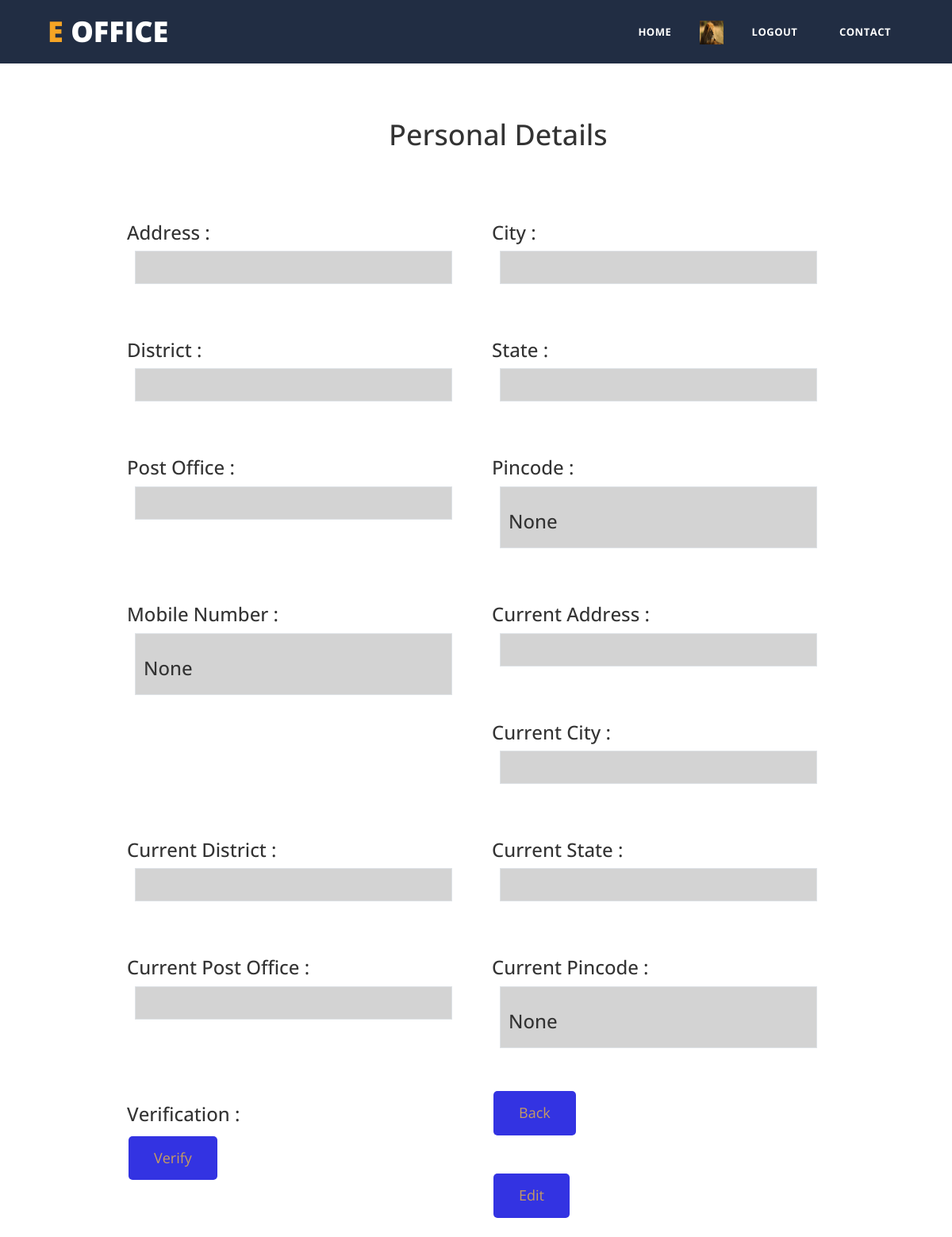
Page /pims/view_3/3 (signed in) on the committed database.
### accounts/models.py (models this page shows, shortened)
class Account(AbstractBaseUser):
    user_id         =models.BigAutoField(unique=True, primary_key=True)
    email           =models.EmailField(verbose_name='email',help_text='Email',max_length=60, unique=True)
    username        =models.CharField(max_length=30,unique=True)
    first_name      =models.CharField(max_length=30)
    last_name       =models.CharField(max_length=30)
    department      =models.ForeignKey(Department,null=True,blank=True,on_delete=models.CASCADE)
    date_joined     =models.DateTimeField(verbose_name='date joined', auto_now_add=True)
    last_login      =models.DateTimeField(verbose_name='last login', auto_now=True)
    is_admin        =models.BooleanField(default=False)
    is_active       =models.BooleanField(default=True)
    is_staff        =models.BooleanField(default=False)
    is_superuser    =models.BooleanField(default=False)
    profile_image   =models.ImageField(upload_to='profile_pics', blank=True, default='default.jpg')
    objects = MyAccountManager()
    USERNAME_FIELD='email'
    REQUIRED_FIELDS = ['username']

### pims/models.py (models this page shows)
class Pims(models.Model):
    pims_id         =models.BigAutoField(unique=True, primary_key=True)
    session_hash = models.CharField(max_length=40, unique=True)
    stage = models.CharField(max_length=10, default=stage.STAGE_1, null=True)
    user_id          =models.OneToOneField(Account,on_delete=models.CASCADE)
    father_name      =models.CharField(max_length=50,verbose_name="Father Name",blank=True)
    mother_name      =models.CharField(max_length=50,verbose_name="Mother Name",blank=True)
    aadhar_no        =models.PositiveBigIntegerField(unique=True,blank=True)
    dob             =models.DateField(blank=True)
    gender          =models.CharField(max_length=10,blank=True)
    category        =models.CharField(max_length=10,blank=True)
    religion        =models.CharField(max_length=20,blank=True)
    country         =models.CharField(max_length=20,blank=True)
    blood_group     =models.CharField(max_length=10,blank=True)
    mother_tongue   =models.CharField(max_length=20,blank=True)
    marital_status  =models.CharField(max_length=20,blank=True)
    join_date       =models.DateField(blank=True,null=True)
    degree              =models.CharField(max_length=50,blank=True)
    institute           =models.CharField(max_length=100,blank=True)
    discipline          =models.CharField(max_length=100,blank=True)
    passing_grade       =models.CharField(max_length=10,blank=True)
    passing_percentage  =models.FloatField(blank=True,null=True)
    passing_year        =models.DateField(blank=True,null=True)
    degree_type         =models.CharField(max_length=20,blank=True)
    course_coordinator  =models.CharField(max_length=50,blank=True)
    organisation        =models.CharField(max_length=100,blank=True)
    course_name         =models.CharField(max_length=100,blank=True)
    org_address         =models.CharField(max_length=100,blank=True)
    org_city            =models.CharField(max_length=50,blank=True)
    org_country         =models.CharField(max_length=50,blank=True)
    org_state           =models.CharField(max_length=50,blank=True)
    org_district        =models.CharField(max_length=50,blank=True)
    course_start_date   =models.DateField(blank=True,null=True)
    course_end_date     =models.DateField(blank=True,null=True)
    is_course_completed =models.BooleanField(blank=True,default=True, null=True)
    course_grade        =models.CharField(max_length=10,blank=True)
    address         =models.CharField(max_length=200,blank=True)
    city            =models.CharField(max_length=50,blank=True)
    district        =models.CharField(max_length=50,blank=True)
    state           =models.CharField(max_length=50,blank=True)
    post_office     =models.CharField(max_length=50,blank=True)
    pincode         =models.PositiveSmallIntegerField(blank=True,null=True)
    mobile          =models.BigIntegerField(blank=True,null=True)
    curr_address         =models.CharField(max_length=200,blank=True)
    curr_city            =models.CharField(max_length=50,blank=True)
    curr_district        =models.CharField(max_length=50,blank=True)
    curr_state           =models.CharField(max_length=50,blank=True)
    curr_post_office     =models.CharField(max_length=50,blank=True)
    curr_pincode         =models.PositiveSmallIntegerField(blank=True,null=True)
    director_verified    =models.BooleanField(blank=True,default=False, null=True)
    user_feedback       =models.TextField(blank=True,null=True)
    def __init__(self, *args, **kwargs):
        super().__init__(*args, **kwargs)
        if not self.session_hash:
            while True:
                session_hash = create_session_hash()
                if Pims.objects.filter(session_hash=session_hash).count() == 0:
                    self.session_hash = session_hash
                    break
    '''@staticmethod
    def get_fields_by_stage(stage):
        fields = ['stage']  # Must always be present
        if stage == forms.STAGE_1:
            fields.extend(['father_name', 'mother_name','aadhar_no','dob','gender','category','religion',
            'blood_group','mother_tongue','marital_status','join_date'])
        elif stage == forms.STAGE_2:
            fields.extend(['degree','institute','discipline','passing_grade','passing_percentage','passing_year',
            'degree_type','course_coordinator','organisation','course_name','org_address','org_city','org_country',
            'org_state','org_district','course_start_date','course_end_date','is_course_completed','course_grade'])
        elif stage == forms.STAGE_3:
            fields.extend(['address','city','district','state','post_office','pincode','mobile',
            'curr_address','curr_city','curr_district','curr_state','curr_post_office','curr_pincode',' user_feedback'])
        return fields'''

### pims/views.py (the view)
# urls.py: path('view_3/<int:id>',views.view_3,name='view_3'),
def view_3(request,id):
    pims=Pims.objects.get(pims_id=id)
    creator=False
    if Creator.objects.filter(creator__user_id=request.user.user_id).exists():
        creator=True
    director=False
    if Director.objects.filter(director__user_id=request.user.user_id).exists():
        director=True
    return render(request,'pims/view_3.html',{'pims':pims,'director':director,'creator':creator,'director':director})

### templates/pims/view_3.html (shortened to what this page needs)
{% extends 'pims/pims_background.html' %}
{% load static %}
{% block content %}
<div class="top"><h1>Personal Details </h1></div>
<!DOCTYPE html>
<html lang=”en”>
<head>
<link rel="stylesheet" href="{% static 'css/personal_details.css' %}"/>
</head>
<body>
    <div class="details">
        <div class="float-container" >
            <div class="float-child">
            <h3>Address :</h3>
            <div class="border"><h3>{{pims.address}}</h3></div>
            </div>
            <div class="float-child">
            <h3>City :</h3>
            <div class="border"><h3>{{pims.city}}</h3></div>
            </div>
        </div>
        <br>
        <br>
        <div class="float-container" >
            <div class="float-child">
            <h3>District :</h3>
            <div class="border"><h3>{{ pims.district }}</h3></div>
            </div>
            <div class="float-child">
            <h3>State :</h3>
            <div class="border"><h3>{{ pims.state }}</h3>
            </div>
            </div>
        </div>
        <br>
        <br>
        <div class="float-container" >
            <div class="float-child">
            <h3>Post Office :</h3>
            <div class="border"><h3>{{pims.post_office}}</h3></div>
            </div>
            <div class="float-child">
            <h3>Pincode :</h3>
            <div class="border"><h3>{{pims.pincode}}</h3></div>
            </div>
        </div>
        <br>
        <br>
        <div class="float-container" >
            <div class="float-child">
            <h3>Mobile Number :</h3>
            <div class="border"><h3>{{ pims.mobile }}</h3></div>
            </div>
       </div>
            <div class="float-container" >
            <div class="float-child">
            <h3>Current Address :</h3>
            <div class="border"><h3>{{ pims.curr_address }}</h3>
            </div>
            </div>
        </div>
        <br>
        <br>
        <div class="float-container" >
            <div class="float-child">
            <h3>Current City :</h3>
            <div class="border"><h3>{{pims.curr_city}}</h3></div>
            </div>
            <div class="float-child">
            <h3>Current District :</h3>
            <div class="border"><h3>{{pims.curr_district}}</h3></div>
            </div>
        </div>
        <br>
        <br>
        <div class="float-container" >
            <div class="float-child">
            <h3>Current State :</h3>
            <div class="border"><h3>{{ pims.curr_state }}</h3></div>
            </div>
            <div class="float-child">
            <h3>Current Post Office :</h3>
            <div class="border"><h3>{{ pims.curr_post_office }}</h3>
            </div>
            </div>
        </div>
        <br>
        <br>
        <div class="float-container" >
            <div class="float-child">
            <h3>Current Pincode :</h3>
            <div class="border"><h3>{{pims.curr_pincode}}</h3></div>
            </div>
            <div class="float-child">
                <h3>Verification :</h3>
                {% if director %}
                {% if pims.director_verified is False %}
                <button type="submit"><a href="{% url 'director_verify' id=pims.pims_id %}"> Verify </a></button>
                {% else %}
                <div class="border"><h3>Verified </h3></div>
                {% endif %}
                {% elif pims.director_verified %}
                <div class="border"><h3>Verified </h3></div>
                {% else %}
                <div class="border"><h3>Not Verified </h3></div>
                {% endif %}
            </div>
        </div>
        <br>
        <br>
        <div class="float-container" >
            <div class="float-child">
                <button type="submit"><a href="{% url 'view_2' id=pims.pims_id %}"> Back </a></button>
            </div>
            <div class="float-child">
                {% if creator or director %}
                <button type="submit"><a href="{% url 'edit_3' id=pims.pims_id %}"> Edit </a></button>
                {% endif %}
            </div>
        </div>
    </div>
</body>
</html>
{% endblock %}

### templates/snippets/header.html (shortened to what this page needs)
{% load static %}
<!DOCTYPE html>
<html>
    <head>
    <link href="{% static 'vendor/bootstrap/css/bootstrap.min.css' %}" rel="stylesheet">
    <link rel="stylesheet" href="{% static 'assets/css/fontawesome.css' %}">
    <link rel="stylesheet" href="{% static 'assets/css/templatemo-grad-school.css' %}">
    <link rel="stylesheet" href="{% static 'assets/css/owl.css' %}">
    <link rel="stylesheet" href="{% static 'assets/css/lightbox.css' %}">
  <link href="{% static '1/css/bootstrap.min.css' %}" rel="stylesheet">
  <link href="{% static '1/css/font-awesome.min.css' %}" rel="stylesheet">
  <link href="{% static '1/css/templatemo-style.css' %}" rel="stylesheet">
    </head>
    <body>
  <header class="main-header clearfix" role="header">
    <div class="logo">
      <a href="#"><em>e</em> Office </a>
    </div>
    <nav id="menu" class="main-nav" role="navigation">
      <ul class="main-menu">
        <li><a href="{% url 'login' %}">Home</a></li>
        <li class="has-submenu"><img src="{{request.user.profile_image.url}}" height="30px" width="30px">
        </li>
        <li><a href="{% url 'logout' %}">Logout</a></li>
        <li><a href="#section6">Contact</a></li>
      </ul>
    </nav>
  </header>
	</body>

### static/css/personal_details.css (style rules this page uses)
body { margin: auto; width: 100%; font-family: 'Avenir', sans-serif; overflow: scroll; }
.details { display: block; width: 80%; margin-left: auto; margin-right: auto; margin-top: 30px; }
.float-container { padding: 20px; }
.float-child { width: 50%; float: left; padding: 20px; }
a { text-decoration: none; color: white; }
button { border: none; background-color: rgb(51, 51, 226); padding: 15px 32px; text-align: center; display: inline-block; font-size: large; margin: 4px 2px; cursor: pointer; border-radius: 5px; }
.border { background-color: lightgray; padding: 10px; border: 1px solid black; margin: 10px; }
.top { margin-top: 10%; padding-top: 10px; margin-left: 35em; }

### static/assets/css/templatemo-grad-school.css (style rules this page uses)
body { font-family: 'Montserrat', sans-serif; }
a { color: #3CF; text-decoration: none; }
ul { padding: 0px; margin: 0px; list-style: none; }
.main-header { background-color: rgba(22,34,57,0.95); height: 80px; position: fixed; z-index: 12; width: 100%; top: 0; }
.main-header .logo { float: left; line-height: 80px; padding-left: 60px; }
.main-header .logo a { font-size: 36px; text-transform: uppercase; font-weight: 800; color: #fff; }
.main-header .logo a em { font-style: normal; color: #f5a425; }
.main-menu { float: right; padding-right: 60px; }
.main-menu li { display: inline-block; line-height: 79px; margin-left: 15px; position: relative; }
.main-menu li:first-child { margin-left: 0px; }
.main-menu li a { padding: 10px 15px; font-size: 13px; text-transform: uppercase; letter-spacing: 0.5px; font-weight: 700; color: #fff; border: 2px solid transparent; transition: all 0.5s; }

### static/1/css/templatemo-style.css (style rules this page uses)
body { overflow-x: hidden; }
ul { margin: 0; padding: 0; }
* { font-family: 'Open Sans', sans-serif; }
.tm-nav li a:hover, .tm-nav li a:focus, a:link, .tm-nav li a.active { color: #c79c60; text-decoration: none; }

### rows in the picture
Account: user.profile_image (placeholder picture)
Pims: pincode "None", mobile "None", curr_pincode "None"
